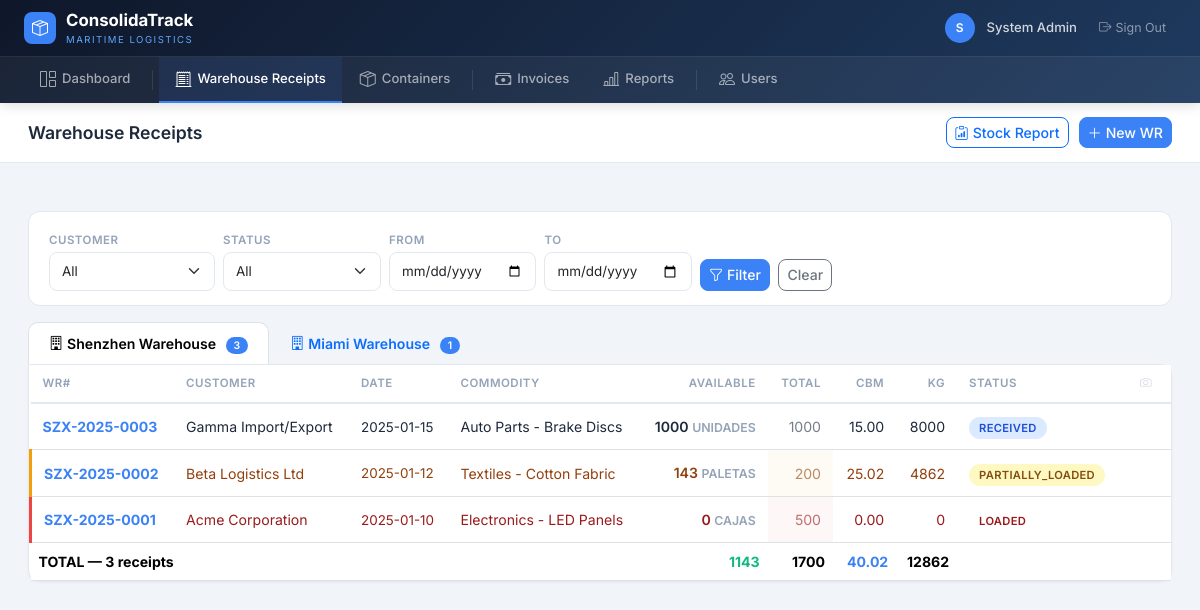
/wr/ (signed in), run on the app's committed database.
### app/models.py (models this page shows, shortened)
class User(UserMixin, db.Model):
    __tablename__ = "users"
    id = db.Column(db.Integer, primary_key=True)
    email = db.Column(db.String(200), unique=True, nullable=False)
    password_hash = db.Column(db.String(256), nullable=False)
    full_name = db.Column(db.String(200), nullable=False)
    is_active = db.Column(db.Boolean, default=True)
    created_at = db.Column(db.DateTime, default=_utcnow)
    roles = db.relationship("Role", secondary=user_roles, backref="users")
    def has_role(self, role_name: str) -> bool:
        return any(r.name == role_name for r in self.roles)

class Warehouse(db.Model):
    __tablename__ = "warehouses"
    id = db.Column(db.Integer, primary_key=True)
    code = db.Column(db.String(10), unique=True, nullable=False)  # SZX, MIA
    name = db.Column(db.String(100), nullable=False)
    city = db.Column(db.String(100))
    country = db.Column(db.String(100))
    is_active = db.Column(db.Boolean, default=True)
    created_at = db.Column(db.DateTime, default=_utcnow)
    warehouse_receipts = db.relationship("WarehouseReceipt", backref="warehouse", lazy="dynamic")
    containers = db.relationship("Container", backref="warehouse", lazy="dynamic")

class WarehouseReceipt(db.Model):
    __tablename__ = "warehouse_receipts"
    id = db.Column(db.Integer, primary_key=True)
    warehouse_id = db.Column(db.Integer, db.ForeignKey("warehouses.id"), nullable=False)
    customer_id = db.Column(db.Integer, db.ForeignKey("customers.id"), nullable=False)
    wr_number = db.Column(db.String(30), unique=True, nullable=False)
    date_received = db.Column(db.Date, nullable=False)
    commodity = db.Column(db.String(300), nullable=False)
    qty_total = db.Column(db.Integer, nullable=False)
    qty_unit_type = db.Column(db.Enum(QtyUnitType), nullable=False)
    cbm_total = db.Column(db.Numeric(10, 4), nullable=False)  # m³, 4 decimals
    kg_total = db.Column(db.Numeric(10, 2), nullable=False)   # kg, 2 decimals
    notes = db.Column(db.Text)
    status = db.Column(db.Enum(WRStatus), nullable=False, default=WRStatus.RECEIVED)
    created_at = db.Column(db.DateTime, default=_utcnow)
    updated_at = db.Column(db.DateTime, default=_utcnow, onupdate=_utcnow)
    load_lines = db.relationship("ContainerLoadLine", backref="warehouse_receipt", lazy="dynamic")
    photos = db.relationship("WRPhoto", backref="warehouse_receipt", lazy="dynamic",
                              cascade="all, delete-orphan", order_by="WRPhoto.uploaded_at.desc()")
    __table_args__ = (
        db.Index("ix_wr_warehouse_status", "warehouse_id", "status"),
        db.Index("ix_wr_customer", "customer_id"),
        db.Index("ix_wr_date", "date_received"),
    )
    @property
    def qty_loaded(self) -> int:
        result = (
            db.session.query(db.func.coalesce(db.func.sum(ContainerLoadLine.qty_loaded), 0))
            .filter(ContainerLoadLine.wr_id == self.id)
            .scalar()
        )
        return int(result)
    @property
    def qty_available(self) -> int:
        return self.qty_total - self.qty_loaded

class Customer(db.Model):
    __tablename__ = "customers"
    id = db.Column(db.Integer, primary_key=True)
    name = db.Column(db.String(200), nullable=False)
    code = db.Column(db.String(20), unique=True, nullable=False)
    email = db.Column(db.String(200))
    phone = db.Column(db.String(50))
    address = db.Column(db.Text)
    is_active = db.Column(db.Boolean, default=True)
    created_at = db.Column(db.DateTime, default=_utcnow)
    warehouse_receipts = db.relationship("WarehouseReceipt", backref="customer", lazy="dynamic")

### app/blueprints/wr/__init__.py (the view)
@wr_bp.route("/")
@login_required
def wr_list():
    query = WarehouseReceipt.query
    cust_id = request.args.get("customer_id", type=int)
    status = request.args.get("status")
    date_from = request.args.get("date_from")
    date_to = request.args.get("date_to")
    if cust_id:
        query = query.filter_by(customer_id=cust_id)
    if status:
        query = query.filter_by(status=WRStatus(status))
    if date_from:
        query = query.filter(WarehouseReceipt.date_received >= date_from)
    if date_to:
        query = query.filter(WarehouseReceipt.date_received <= date_to)
    wrs = query.order_by(WarehouseReceipt.date_received.desc()).all()
    warehouses = Warehouse.query.filter_by(is_active=True).all()
    customers = Customer.query.filter_by(is_active=True).order_by(Customer.name).all()
    from collections import OrderedDict
    wrs_by_wh = OrderedDict()
    for wh in warehouses:
        wrs_by_wh[wh.code] = {
            "warehouse": wh,
            "wrs": [w for w in wrs if w.warehouse_id == wh.id],
        }
    return render_template(
        "wr/list.html",
        wrs_by_wh=wrs_by_wh,
        warehouses=warehouses,
        customers=customers,
        filters=request.args,
    )

### app/templates/wr/list.html (shortened to what this page needs)
{% extends "base.html" %}
{% block page_title %}Warehouse Receipts{% endblock %}
{% block topbar_actions %}
<a href="{{ url_for('wr.stock_report') }}" class="btn btn-outline-primary btn-sm"><i class="bi bi-clipboard-data me-1"></i>Stock Report</a>
<button class="btn btn-primary btn-sm" data-bs-toggle="modal" data-bs-target="#modalNewWR"><i class="bi bi-plus-lg me-1"></i>New WR</button>
{% endblock %}
{% block content %}
<div class="wr-filters">
  <form method="get" class="row g-2 align-items-end">
    <div class="col-auto"><label class="form-label">Customer</label>
      <select name="customer_id" class="form-select form-select-sm"><option value="">All</option>
      </select></div>
    <div class="col-auto"><label class="form-label">Status</label>
      <select name="status" class="form-select form-select-sm"><option value="">All</option>
      </select></div>
    <div class="col-auto"><label class="form-label">From</label><input type="date" name="date_from" class="form-control form-control-sm" value="{{ filters.get('date_from', '') }}"></div>
    <div class="col-auto"><label class="form-label">To</label><input type="date" name="date_to" class="form-control form-control-sm" value="{{ filters.get('date_to', '') }}"></div>
    <div class="col-auto"><button class="btn btn-sm btn-primary"><i class="bi bi-funnel me-1"></i>Filter</button>
      <a href="{{ url_for('wr.wr_list') }}" class="btn btn-sm btn-outline-secondary ms-1">Clear</a></div>
  </form>
</div>
<ul class="nav nav-tabs mb-0" role="tablist" style="border-bottom:none">
  {% for code, data in wrs_by_wh.items() %}
  <li class="nav-item" role="presentation">
    <button class="nav-link {% if loop.first %}active{% endif %}" data-bs-toggle="tab" data-bs-target="#wrTab-{{ code }}" type="button" role="tab"
            style="font-weight:600;font-size:.88rem;border-radius:10px 10px 0 0;padding:10px 20px">
      <i class="bi bi-building me-1"></i>{{ data.warehouse.name }}
      <span style="background:var(--accent);color:#fff;font-size:.65rem;padding:2px 8px;border-radius:10px;margin-left:6px">{{ data.wrs|length }}</span>
    </button>
  </li>
  {% endfor %}
</ul>
<div class="tab-content">
{% for code, data in wrs_by_wh.items() %}
<div class="tab-pane fade {% if loop.first %}show active{% endif %}" id="wrTab-{{ code }}" role="tabpanel">
  <div class="card" style="border-top-left-radius:0">
    <div class="card-body p-0"><div class="table-responsive">
      <table class="table table-hover mb-0">
        <thead><tr>
          <th>WR#</th><th>Customer</th><th>Date</th><th>Commodity</th>
          <th class="text-end">Available</th><th class="text-end">Total</th>
          <th class="text-end">CBM</th><th class="text-end">KG</th>
          <th>Status</th><th class="text-center" style="width:50px"><i class="bi bi-camera" style="opacity:.4"></i></th>
        </tr></thead>
        <tbody>
          {% for wr in data.wrs %}
          {% set wr_ratio = wr.qty_available / wr.qty_total if wr.qty_total > 0 else 0 %}
          <tr class="clickable-row {% if wr.status.value == 'LOADED' %}row-loaded{% elif wr.status.value == 'PARTIALLY_LOADED' %}row-partial{% elif wr.status.value == 'HOLD' %}row-hold{% endif %}"
              data-bs-toggle="modal" data-bs-target="#wrListModal{{ wr.id }}">
            <td><strong style="color:var(--accent)">{{ wr.wr_number }}</strong></td>
            <td>{{ wr.customer.name }}</td>
            <td style="font-size:.84rem">{{ wr.date_received }}</td>
            <td>{{ wr.commodity[:30] }}</td>
            <td class="text-end fw-semibold">{{ wr.qty_available }} <small style="color:var(--text-3)">{{ wr.qty_unit_type.value }}</small></td>
            <td class="text-end" style="opacity:.6">{{ wr.qty_total }}</td>
            <td class="text-end">{{ "%.2f"|format(wr.cbm_total|float * wr_ratio) }}</td>
            <td class="text-end">{{ "%.0f"|format(wr.kg_total|float * wr_ratio) }}</td>
            <td><span class="badge-status badge-{{ wr.status.value|lower }}">{{ wr.status.value }}</span></td>
            <td class="text-center">{% if wr.photos.count() > 0 %}<i class="bi bi-camera-fill" style="color:var(--accent);font-size:.8rem"></i> <small style="color:var(--text-3)">{{ wr.photos.count() }}</small>{% endif %}</td>
          </tr>
          {% else %}
          <tr><td colspan="10" class="empty-state py-4"><i class="bi bi-inbox"></i><div style="font-weight:600;color:var(--text-2)">No WRs in {{ data.warehouse.name }}</div></td></tr>
          {% endfor %}
        </tbody>
        {% if data.wrs %}
        <tfoot>
          {% set ns = namespace(total_qty=0, avail_qty=0, total_cbm=0, total_kg=0) %}
          {% for wr in data.wrs %}
            {% set r = wr.qty_available / wr.qty_total if wr.qty_total > 0 else 0 %}
            {% set ns.total_qty = ns.total_qty + wr.qty_total %}
            {% set ns.avail_qty = ns.avail_qty + wr.qty_available %}
            {% set ns.total_cbm = ns.total_cbm + wr.cbm_total|float * r %}
            {% set ns.total_kg = ns.total_kg + wr.kg_total|float * r %}
          {% endfor %}
          <tr style="background:#f8fafc;font-weight:700">
            <td colspan="4">TOTAL — {{ data.wrs|length }} receipts</td>
            <td class="text-end" style="color:var(--success)">{{ ns.avail_qty }}</td>
            <td class="text-end">{{ ns.total_qty }}</td>
            <td class="text-end" style="color:var(--accent)">{{ "%.2f"|format(ns.total_cbm) }}</td>
            <td class="text-end">{{ "%.0f"|format(ns.total_kg) }}</td>
            <td colspan="2"></td>
          </tr>
        </tfoot>
        {% endif %}
      </table>
    </div></div>
  </div>
</div>
{% endfor %}
</div>
{% endblock %}

### app/templates/base.html (shortened to what this page needs)
<!DOCTYPE html>
<html lang="en">
<head>
  <link href="https://cdn.jsdelivr.net/npm/bootstrap@5.3.3/dist/css/bootstrap.min.css" rel="stylesheet">
  <link href="https://cdn.jsdelivr.net/npm/bootstrap-icons@1.11.3/font/bootstrap-icons.min.css" rel="stylesheet">
</head>
<body>
  {% if current_user.is_authenticated %}
  <nav class="main-navbar">
    <div class="navbar-top">
      <div style="display:flex;align-items:center;gap:16px">
        <a href="{{ url_for('dashboard') }}" class="navbar-brand-area">
          <div class="logo-icon"><i class="bi bi-box-seam"></i></div>
          <div>
            <div class="brand-name">ConsolidaTrack</div>
            <div class="brand-sub">Maritime Logistics</div>
          </div>
        </a>
      </div>
      <div class="navbar-user">
        <div class="user-avatar">{{ current_user.full_name[0] }}</div>
        <span class="user-name">{{ current_user.full_name }}</span>
        <a href="{{ url_for('auth.logout') }}" class="btn-logout"><i class="bi bi-box-arrow-right me-1"></i>Sign Out</a>
      </div>
    </div>
    <div class="nav-links-bar" id="navLinks">
      <a href="{{ url_for('dashboard') }}" class="nav-link-item {% if request.endpoint == 'dashboard' %}active{% endif %}">
        <i class="bi bi-grid-1x2"></i> Dashboard
      </a>
      <a href="{{ url_for('wr.wr_list') }}" class="nav-link-item {% if request.blueprint == 'wr' %}active{% endif %}">
        <i class="bi bi-receipt-cutoff"></i> Warehouse Receipts
      </a>
      <a href="{{ url_for('containers.container_list') }}" class="nav-link-item {% if request.blueprint == 'containers' %}active{% endif %}">
        <i class="bi bi-box-seam"></i> Containers
      </a>
      <a href="{{ url_for('finance.invoice_list') }}" class="nav-link-item {% if request.blueprint == 'finance' %}active{% endif %}">
        <i class="bi bi-cash-stack"></i> Invoices
      </a>
      <a href="{{ url_for('reports.report_index') }}" class="nav-link-item {% if request.blueprint == 'reports' %}active{% endif %}">
        <i class="bi bi-bar-chart-line"></i> Reports
      </a>
      {% if current_user.has_role('admin') %}
      <a href="{{ url_for('auth.user_list') }}" class="nav-link-item {% if request.blueprint == 'auth' and request.endpoint != 'auth.login' %}active{% endif %}">
        <i class="bi bi-people"></i> Users
      </a>
      {% endif %}
    </div>
  </nav>
  <div class="page-header">
    <h1 class="page-title">{% block page_title %}{% endblock %}</h1>
    <div style="display:flex;align-items:center;gap:10px">{% block topbar_actions %}{% endblock %}</div>
  </div>
  <div class="content-area pb-0">
  </div>
  <div class="content-area">{% block content %}{% endblock %}</div>
  {% else %}
  <div style="min-height:100vh;background:linear-gradient(135deg,#0f172a,#1e3a5f);display:flex;align-items:center;justify-content:center">
    {% block content_unauth %}{% endblock %}
  </div>
  {% endif %}
</body>
</html>

### data on the page
User: full_name "S", full_name "System Admin"
Warehouse: warehouse.name "Shenzhen Warehouse", wrs|length "3", avail_qty "1143", total_qty "1700", total_cbm "40.02", total_kg "12862"
Warehouse: warehouse.name "Miami Warehouse", wrs|length "1"
WarehouseReceipt: wr_number "SZX-2025-0003", customer.name "Gamma Import/Export", date_received "2025-01-15", commodity "Auto Parts - Brake Discs", qty_available "1000", qty_unit_type.value "UNIDADES", qty_total "1000", wr.cbm_total|float*wr_ratio "15.00", wr.kg_total|float*wr_ratio "8000", status.value "RECEIVED"
WarehouseReceipt: wr_number "SZX-2025-0002", customer.name "Beta Logistics Ltd", date_received "2025-01-12", commodity "Textiles - Cotton Fabric", qty_available "143", qty_unit_type.value "PALETAS", qty_total "200", wr.cbm_total|float*wr_ratio "25.02", wr.kg_total|float*wr_ratio "4862", status.value "PARTIALLY_LOADED"
WarehouseReceipt: wr_number "SZX-2025-0001", customer.name "Acme Corporation", date_received "2025-01-10", commodity "Electronics - LED Panels", qty_available "0", qty_unit_type.value "CAJAS", qty_total "500", wr.cbm_total|float*wr_ratio "0.00", wr.kg_total|float*wr_ratio "0", status.value "LOADED"
